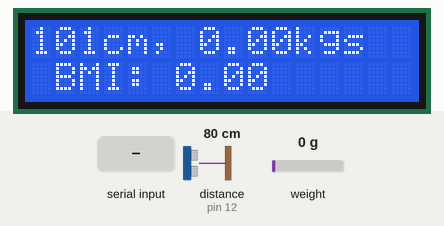
Simulated run of this sketch. Board: Arduino Uno, built with avr-gcc and run on an emulated ATmega328P. On the bench: 16×2 character LCD. Wiring (inferred from the names in the program): ultrasonic range finder: trigger pin 10; echo pin 12. The inputs (shaded band) are chosen by the test bench; at power-on: distance to the obstacle (sensor on pin 12) 80 cm, weight on the scale 0 g. The echo pulse lasts 58.3 µs per cm; what the sketch prints to the serial monitor is not drawn.

Above: at 3.7 s.
3.8 s: distance to the obstacle (sensor on pin 12) set to 120 cm
At 5.3 s:
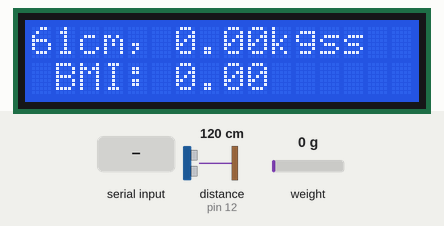
5.6 s: weight on the scale set to 100 g
At 6.6 s:
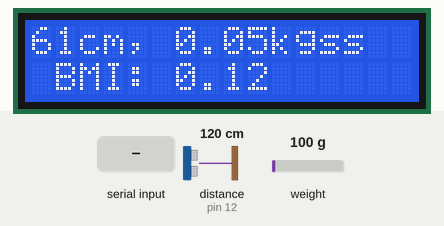
7.1 s: weight on the scale set to 1250 g
At 8.6 s:
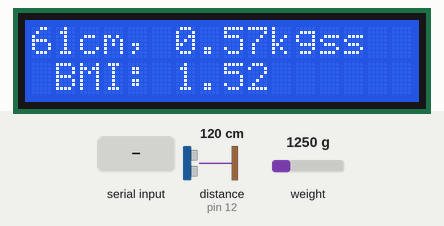
9.1 s: distance to the obstacle (sensor on pin 12) set to 2 cm
At 9.7 s:
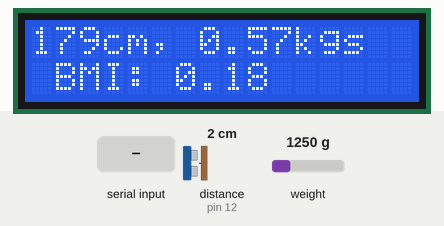
10.7 s: "t" received over Serial
At 12.1 s:
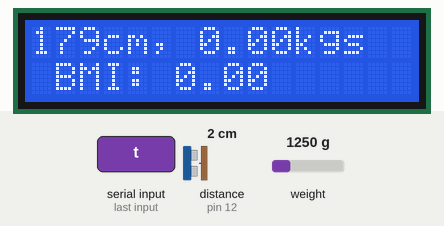
12.7 s: weight on the scale set to 3750 g
At 13.9 s:
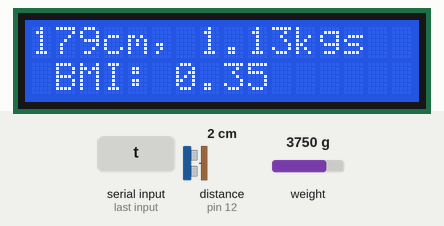
Timing chart, 0 to 15.2 s (numbered marks = the images above; inputs shaded):
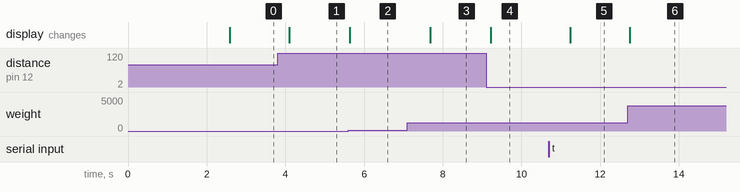

Measured:
- after the input at 3.8 s, the display: changes after 0.30 s (image 1)
- after the input at 5.6 s, the display: changes at once (image 2)
- after the input at 7.1 s, the display: changes after 0.59 s (image 3)
- after the input at 9.1 s, the display: changes after 0.12 s (image 4)
- after the input at 10.7 s, the display: changes after 0.54 s (image 5)
- after the input at 12.7 s, the display: changes after 0.06 s (image 6)

The sketch:

BMI_Calculator.ino
```cpp
#include <LiquidCrystal.h>
#include <HX711_ADC.h>
#if defined(ESP8266)|| defined(ESP32) || defined(AVR)
#include <EEPROM.h>
#endif


//pins:
const int HX711_dout = 2; //mcu > HX711 dout pin
const int HX711_sck = 3; //mcu > HX711 sck pin


const int rs = 9, en = 8, d4 = 7, d5 = 6, d6 = 5, d7 = 4;
LiquidCrystal lcd(rs, en, d4, d5, d6, d7);


//HX711 constructor:
HX711_ADC LoadCell(HX711_dout, HX711_sck);


const int calVal_calVal_eepromAdress = 0;
unsigned long t = 0;


const int trigPin = 10;
const int echoPin = 12;
long duration;
int distance;
int distance1;
int speakerPin = 8;


void setup() {
  Serial.begin(57600);
  pinMode(trigPin, OUTPUT);
  pinMode(echoPin, INPUT);
  lcd.begin(16, 2);
  delay(10);
  Serial.println();


  float calibrationValue; // calibration value 10463.47 10324.40
  calibrationValue = 10324.47; // uncomment this if you want to set this value in the sketch
#if defined(ESP8266) || defined(ESP32)
  //EEPROM.begin(512); // uncomment this if you use ESP8266 and want to fetch this value from eeprom
#endif
  //EEPROM.get(calVal_eepromAdress, calibrationValue); // uncomment this if you want to fetch this value from eeprom


  LoadCell.begin();
  //LoadCell.setReverseOutput();
  unsigned long stabilizingtime = 2000; // tare preciscion can be improved by adding a few seconds of stabilizing time
  boolean _tare = true; //set this to false if you don't want tare to be performed in the next step
  LoadCell.start(stabilizingtime, _tare);
  if (LoadCell.getTareTimeoutFlag()) {
    Serial.println("Timeout, check MCU>HX711 wiring and pin designations");
  }
  else {
    LoadCell.setCalFactor(calibrationValue); // set calibration factor (float)
    Serial.println("Startup is complete");
  }
  while (!LoadCell.update());
  Serial.print("Calibration value: ");
  Serial.println(LoadCell.getCalFactor());
  Serial.print("HX711 measured conversion time ms: ");
  Serial.println(LoadCell.getConversionTime());
  Serial.print("HX711 measured sampling rate HZ: ");
  Serial.println(LoadCell.getSPS());
  Serial.print("HX711 measured settlingtime ms: ");
  Serial.println(LoadCell.getSettlingTime());
  Serial.println("Note that the settling time may increase significantly if you use delay() in your sketch!");
  if (LoadCell.getSPS() < 7) {
    Serial.println("!!Sampling rate is lower than specification, check MCU>HX711 wiring and pin designations");
  }
  else if (LoadCell.getSPS() > 100) {
    Serial.println("!!Sampling rate is higher than specification, check MCU>HX711 wiring and pin designations");
  }
}


void loop() {
  long duration, cm;
  static boolean newDataReady = 0;
  const int serialPrintInterval = 500; //increase value to slow down serial print activity


  digitalWrite(trigPin, LOW);
  delayMicroseconds(2);
  digitalWrite(trigPin, HIGH);
  delayMicroseconds(10);
  digitalWrite(trigPin, LOW);

  // Measure the response from the HC-SR04 Echo Pin
  duration = pulseIn(echoPin, HIGH);
  cm = duration / 58;

  // Determine distance from duration
  // Use 343 metres per second as speed of sound
  distance= duration*0.0343/2;
  distance1= 180 - distance ;


  // check for new data/start next conversion:
  if (LoadCell.update()) newDataReady = true;


  // get smoothed value from the dataset:
  if (newDataReady) {
    if (millis() > t + serialPrintInterval) {
      float i = LoadCell.getData();
      float kg = i * 0.45359237;
      float bmi = (kg / ((float)distance1/100 * (float)distance1/100));
      Serial.print("Load_cell output val: ");
      Serial.print(i);
      Serial.print(" pounds   ");
      Serial.print(kg);
      Serial.println(" Kilograms");
      newDataReady = 0;


      //display to LCD
      lcd.setCursor(0, 0);
      lcd.print(distance1);
      lcd.print("cm, ");
      lcd.print(kg);
      lcd.print("kgs");


      lcd.setCursor(0, 1);
      lcd.print(" BMI: ");
      lcd.print(bmi);
      t = millis();
    }
  }


  // receive command from serial terminal, send 't' to initiate tare operation:
  if (Serial.available() > 0) {
    char inByte = Serial.read();
    if (inByte == 't') LoadCell.tareNoDelay();
  }


  // check if last tare operation is complete:
  if (LoadCell.getTareStatus() == true) {
    Serial.println("Tare complete");
  }


}
```
